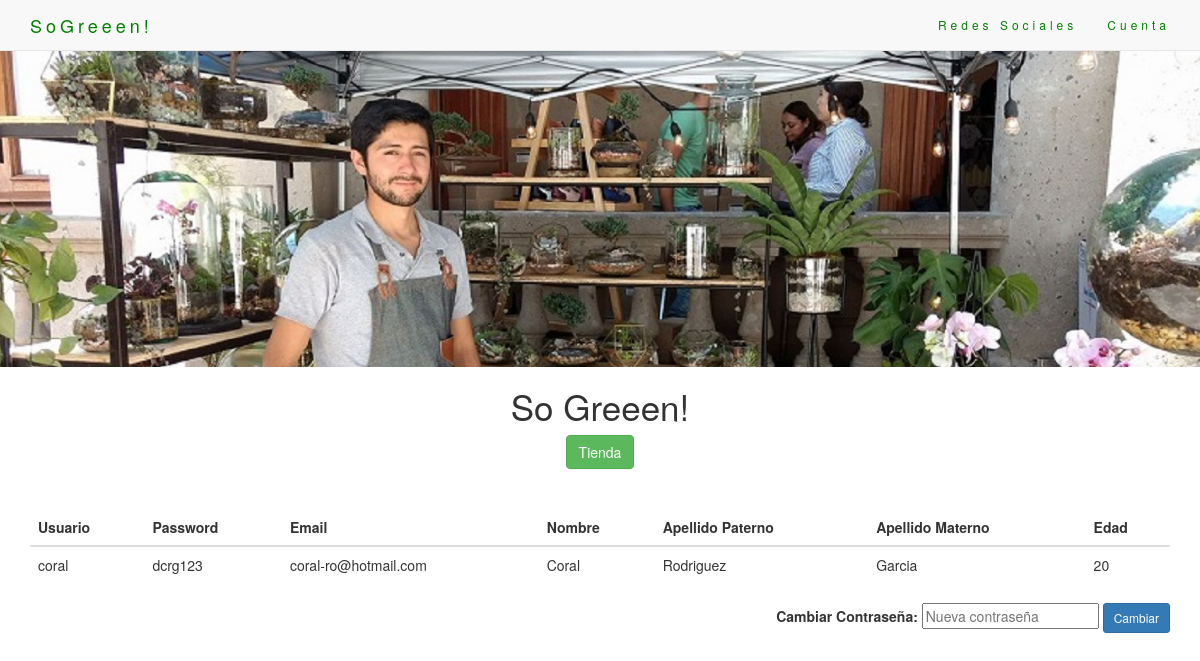
The app's page /resultado.php (signed in) with its own data.
### tables this page shows
CREATE TABLE `usuarios` (
  `id` int(11) NOT NULL,
  `usuario` varchar(15) NOT NULL,
  `password` varchar(15) NOT NULL,
  `email` varchar(20) NOT NULL,
  `nombre` varchar(30) NOT NULL,
  `apell_Pater` varchar(15) NOT NULL,
  `apell_Mater` varchar(15) DEFAULT NULL,
  `edad` int(2) NOT NULL,
  `clase` int(1) DEFAULT NULL
);

### resultado.php (the view, shortened to what this page needs)
<!DOCTYPE html>
<html lang="es">
  <head>
    <link rel="stylesheet" href="css/estilo.css">
    <link rel="stylesheet" href="https://maxcdn.bootstrapcdn.com/bootstrap/3.3.7/css/bootstrap.min.css">
  </head>
  <body>
    <nav class="navbar navbar-default navbar-fixed-top">
      <div class="container">
        <div class="navbar-header">
          <a class="navbar-brand" href="tienda.html">SoGreeen!</a>
        </div>
        <div class="collapse navbar-collapse" id="myNavbar">
          <ul class="nav navbar-nav navbar-right">
            <li class="dropdown">
              <a href= "#" class="dropdown-toggle" data-toggle="dropdown">Redes Sociales
              </a>
            </li>
            <li class="dropdown">
              <a href= "#" class="dropdown-toggle" data-toggle="dropdown">Cuenta
              </a>
            </li>
          </ul>
        </div>
      </div>
    </nav>
    <section id="intro">
      <div class="intro-body text-center">
        <div class="row">
          <div class="col-md-12 intro-content">
            <div class="intro-text-center">
              <img src="img/17349628_843510132454516_5853412804416220324_o.jpg" width="100%" class="img-responsive" alt="portada" >
            </div>
            <h2 style="font-size: 35px">So Greeen!</h2>
            <a href="tienda.html" class="btn btn-success" role="button">Tienda</a>
          </div>
        </div>
      </div>
    </section>
    <br>
    <br>
    <div class="container">
      <div class="table-responsive">
        <table class="table table-hover">
          <thead>
            <tr>
              <th>Usuario</th>
              <th>Password</th>
              <th>Email</th>
              <th>Nombre</th>
              <th>Apellido Paterno</th>
              <th>Apellido Materno</th>
              <th>Edad</th>
            </tr>
          </thead>
          <?php
          require('conex.php');
          $id=$_SESSION['id'];
          $result= mysqli_query($con,"SELECT * FROM `usuarios` WHERE id ='$id'");
          while ($row= mysqli_fetch_array($result)) {
          echo "<tbody>";
            echo "<tr>";
              echo "<td>$row[1]</td>";
              echo "<td>$row[2]</td>";
              echo "<td>$row[3]</td>";
              echo "<td>$row[4]</td>";
              echo "<td>$row[5]</td>";
              echo "<td>$row[6]</td>";
              echo "<td>$row[7]</td>";
            echo "</tr>";
          echo "</tbody>";
          }
          ?>
        </table>
      </div>
      <form action="update.php" method="GET">
        <div style="float:right;">
          <label for="contraseña"> Cambiar Contraseña:</label>
          <input type="password" name="contra" placeholder="Nueva contraseña">
          <button type="submit" class="btn btn-primary btn-sm">Cambiar</button>
        </div>
      </form>
    </div>
  </body>
</html>

### css/estilo.css (style rules this page uses)
.navbar { margin-bottom: 0; z-index: 9999; border: 0; font-size: 12px !important; line-height: 1.42857143 !important; letter-spacing: 4px; border-radius: 0; }
.navbar li a, .navbar .navbar-brand { color: green !important; }

### records on screen
usuarios: usuario "coral", password "dcrg123", email "coral-ro@hotmail.com", nombre "Coral", apell_Pater "Rodriguez", apell_Mater "Garcia", edad "20"
